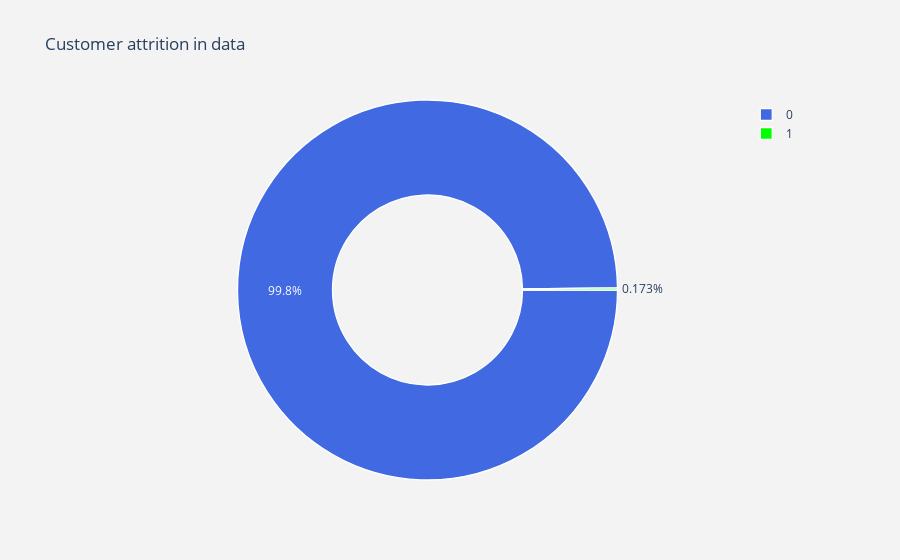

The cell this chart's notebook holds for it:
### Markdown cell above
Here we will observe the distribution of our classes

### Code cell
classes=df['Class'].value_counts()
normal_share=classes[0]/df['Class'].count()*100
fraud_share=classes[1]/df['Class'].count()*100


#labels
lab = df["Class"].value_counts().keys().tolist()
#values
val = df["Class"].value_counts().values.tolist()

trace = go.Pie(labels = lab ,
               values = val ,
               marker = dict(colors =  [ 'royalblue' ,'lime'],
                             line = dict(color = "white",
                                         width =  1.3)
                            ),
               rotation = 90,
               hoverinfo = "label+value+text",
               hole = .5
              )
layout = go.Layout(dict(title = "Customer attrition in data",
                        plot_bgcolor  = "rgb(243,243,243)",
                        paper_bgcolor = "rgb(243,243,243)",
                       )
                  )

data = [trace]
fig = go.Figure(data = data,layout = layout)
py.iplot(fig)

### Figure 1 — Plotly figure (JSON) as saved in the notebook; plotly's stock layout.template omitted (floating-point values rounded to 4 significant figures)
{"data": [{"hole": 0.5, "hoverinfo": "label+value+text", "labels": [0, 1], "marker": {"colors": ["royalblue", "lime"], "line": {"color": "white", "width": 1.3}}, "rotation": 90, "type": "pie", "values": [284315, 492]}], "layout": {"paper_bgcolor": "rgb(243,243,243)", "plot_bgcolor": "rgb(243,243,243)", "title": {"text": "Customer attrition in data"}}}
